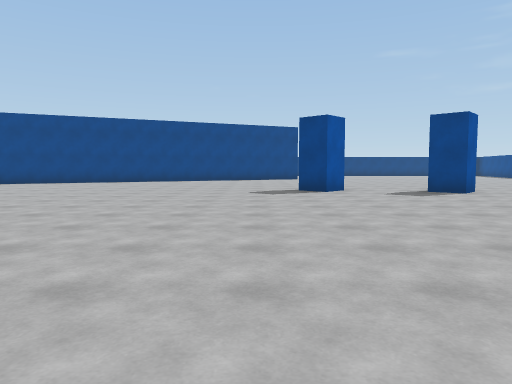
[1] (above)

24 first-person views from a walk through a 3-D level made in the Unity game engine. The camera is 1.3 m above the floor, tilts 4° down and sees 70° across. The floor is counted in squares, 2 m on a side. Each view is taken from the middle of a square. On the plan, view 1 faces up. The plan holds only what a view shows up to about 11 squares ahead; the rest is blank. The place goes on beyond the plan. The player character is not drawn.

[2]
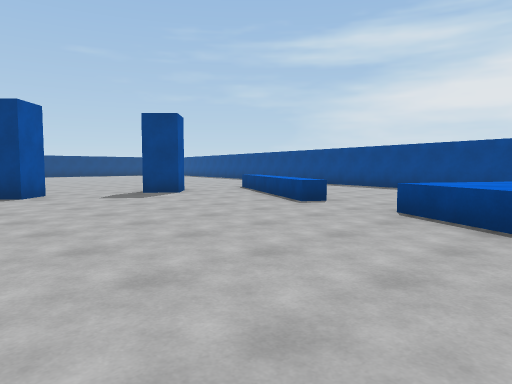

[3]
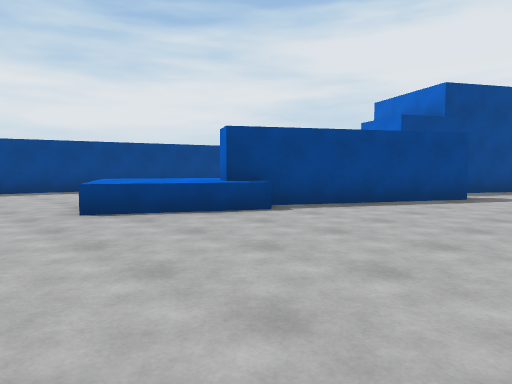

[4]
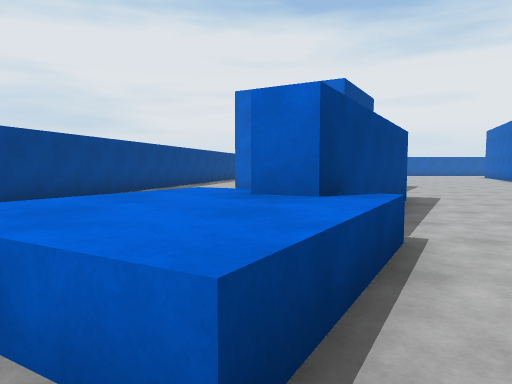

[5]
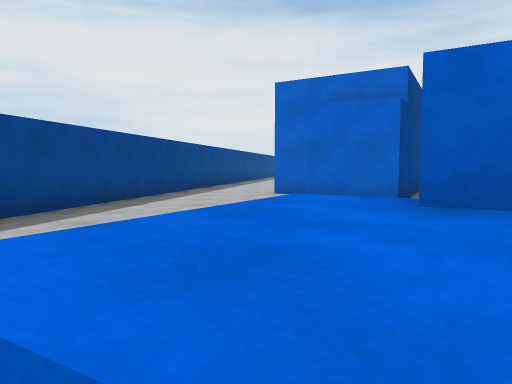

[6]
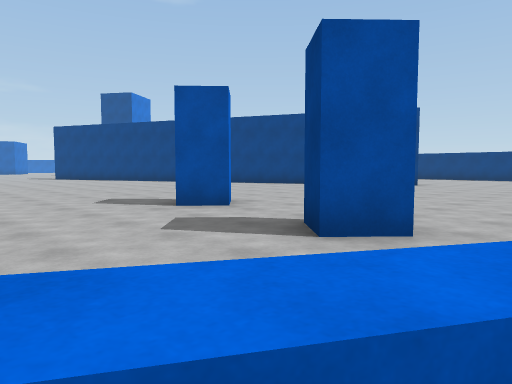

[7]
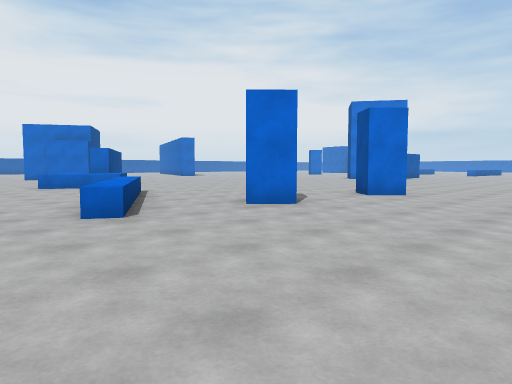

[8]
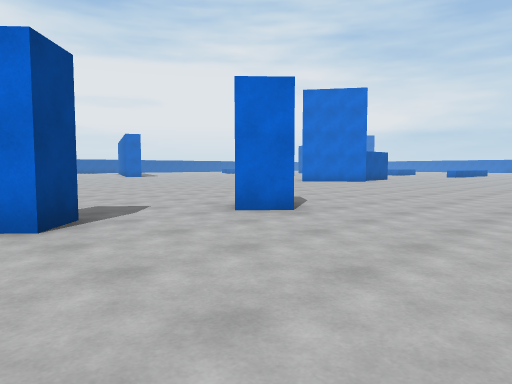

[9]
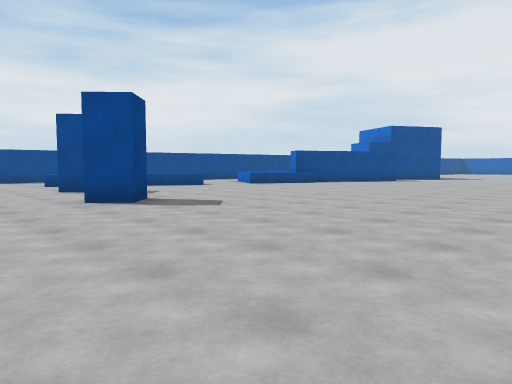

[10]
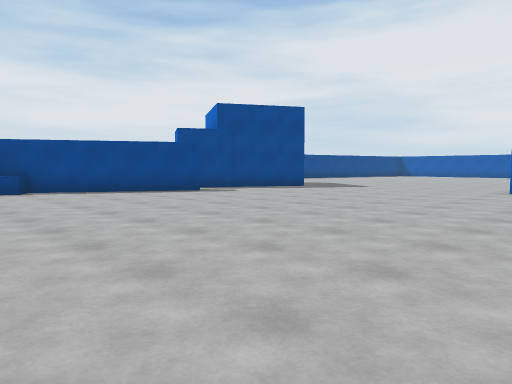

[11]
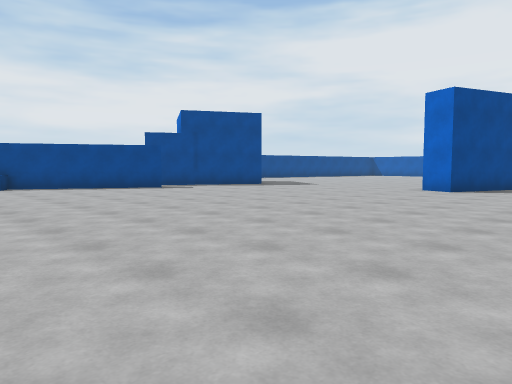

[12]
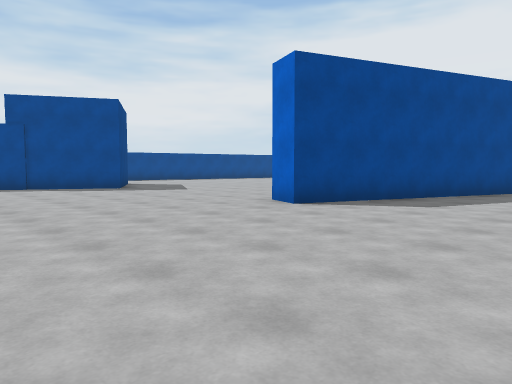

[13]
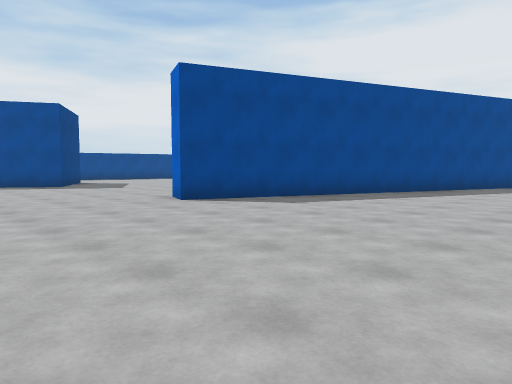

[14]
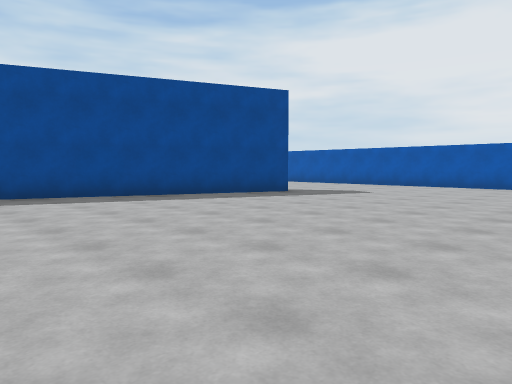

[15]
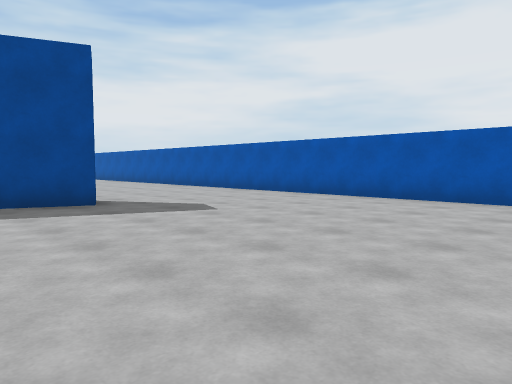

[16]
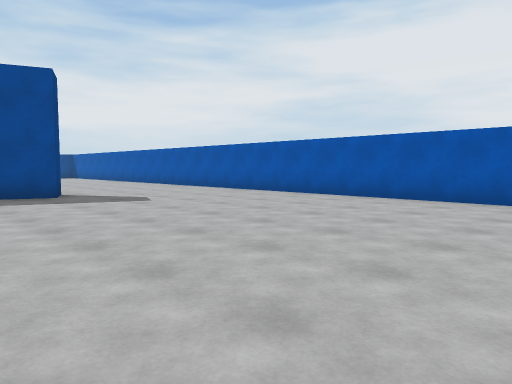

[17]
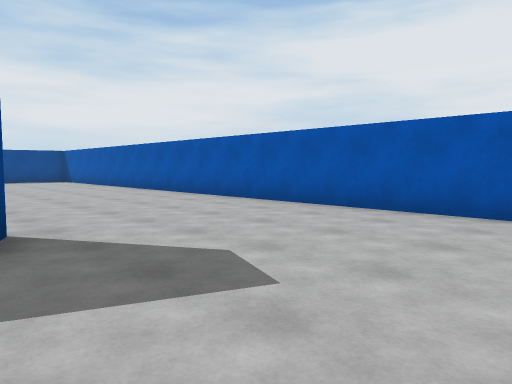

[18]
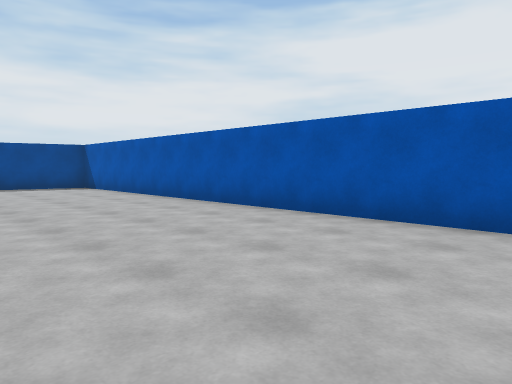

[19]
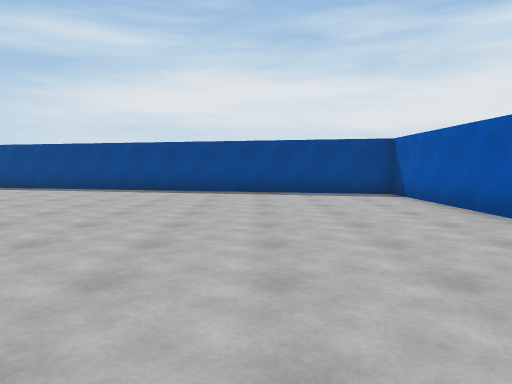

[20]
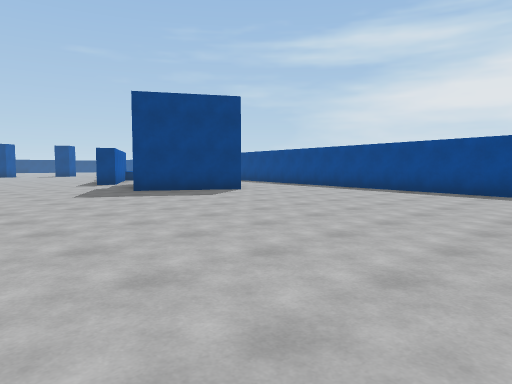

[21]
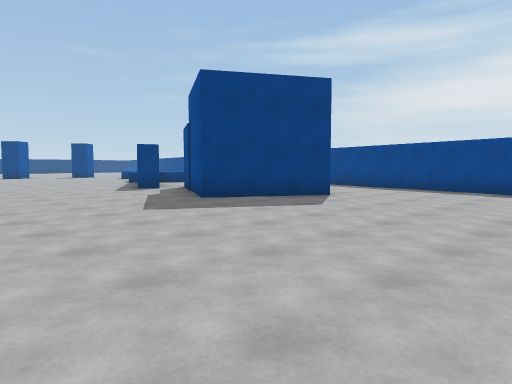

[22]
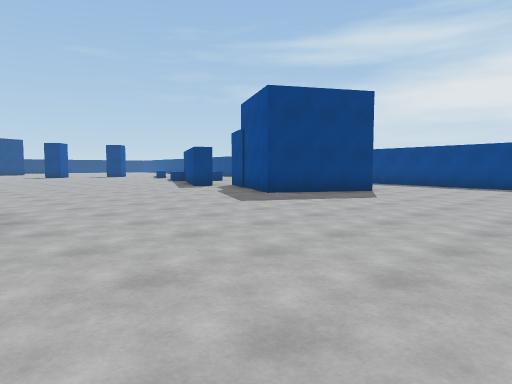

[23]
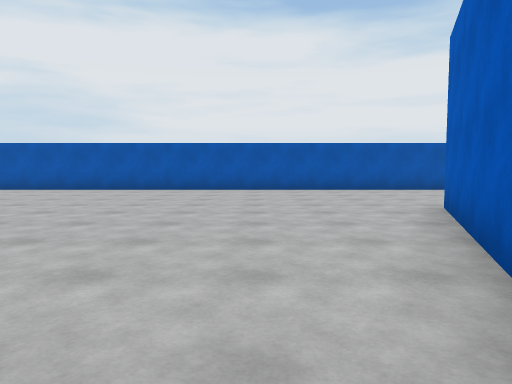

[24]
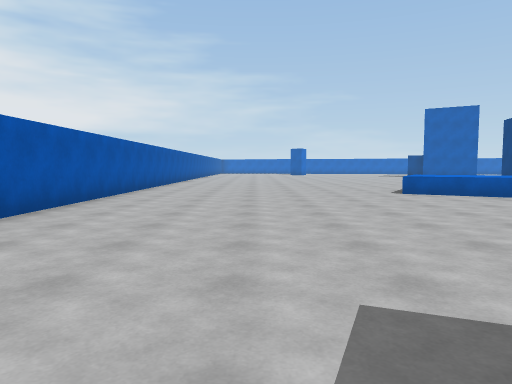

### Floor plan
Points are (right, up) in squares from view 1. A wall is a line through its corners. A room is listed if a view was taken in it or the views show most of it. See-through windows are left out.
Room 1 (views 1, 2, 3, 4, 5, 6, 7, 8, 9, 10, 11, 12, 13, 14, 15, 16, 17, 18, 19, 20, 21, 22, 23, 24)
walls: (2.7, -3.3) (2.1, -3) (4.5, 1.2) (5.1, 0.8); (4.8, -5.4) (5.6, -5.8); (-6.5, -13.1) (-8, -16.7) (-8.8, -16.4) (-5, -7) (-4.1, -7.3); (4.1, -8.3) (1.6, -6.8) (3.6, -3.2) (5.1, -4.1); (-18.5, -21.2) (4.6, -21.2) (10.2, 3.1)
low walls: (4.2, 0.6) (3.7, 0.9) (5.1, 3.2) (7.1, 2.1); (5.9, 4.9) (5.4, 5.2) (7.9, 9.5) (8.4, 9.3); (-16.6, -12.6) (-17.7, -14.6); (6.9, 6.8) (6.5, 6.1)
objects: blue block (1, 10) to (2, 10); blue block (5, 9) to (5, 10)

Positions as (right, up) in squares from view 1, and headings:
1: (0, 0), facing up
2: (0, 1), facing up-right
3: (0, 5), facing down-right
4: (5, 4), facing down
5: (6, 3), facing down
6: (7, 6), facing up-left
7: (10, 14), facing down-left
8: (6, 14), facing down-left
9: (-5, 13), facing down-right
10: (-6, 3), facing down-right
11: (-8, 3), facing down-right
12: (-9, -2), facing down-right
13: (-11, -3), facing down-right
14: (-15, -9), facing down-right
15: (-15, -14), facing down-right
16: (-17, -14), facing down-right
17: (-12, -16), facing down-right
18: (-7, -17), facing down-right
19: (-4, -18), facing right
20: (-3, -16), facing up-right
21: (-3, -13), facing up-right
22: (-5, -13), facing up-right
23: (-5, -11), facing down
24: (-9, -18), facing left
